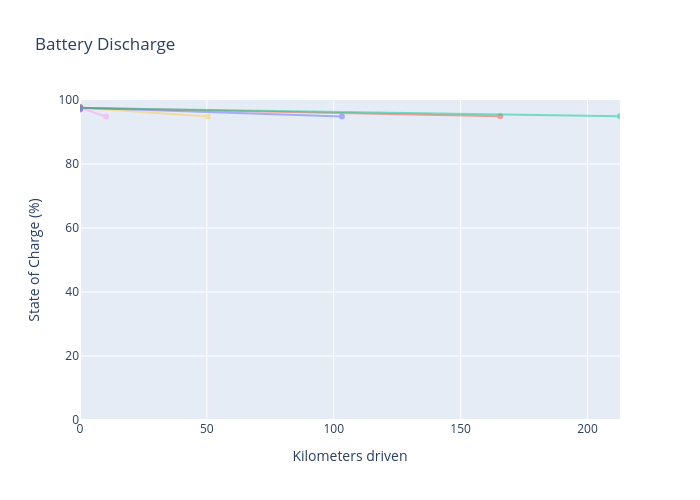

The cell this chart's notebook holds for it:
### Code cell
# Max km for x-axis scaling
max_km_driven = trip_data['km_driven'].max()

# --- Matplotlib version ---
fig, ax = plt.subplots(figsize=(7, 6))

for _, row in trip_data.iterrows():
    x_vals = [0, row['km_driven']]
    y_vals = [row['soc'], row['end_soc']]
    ax.plot(x_vals, y_vals, marker='o', alpha=0.6)

ax.set_title('Battery Discharge')
ax.set_xlabel('Kilometers driven')
ax.set_ylabel('State of Charge (%)')
ax.set_xlim(0, max_km_driven)
ax.set_ylim(0, 100)
ax.grid(True)

plt.tight_layout()
plt.show()


# --- Plotly version ---
colors = px.colors.qualitative.Plotly
fig = go.Figure()

for color_idx, (_, row) in enumerate(trip_data.reset_index().iterrows()):
    fig.add_trace(
        go.Scatter(
            x=[0, row['km_driven']],
            y=[row['soc'], row['end_soc']],
            mode='lines+markers',
            opacity=0.5,
            line=dict(color=colors[color_idx % len(colors)], width=2),
            marker=dict(size=6),
            name=f"Trip {row['index']}",
            hovertemplate=(
                f"Trip index: {row['index']}<br>"
                f"SOC start: {row['soc']}%<br>"
                f"SOC end: {row['end_soc']}%<br>"
                f"Km driven: {row['km_driven']} km<br>"
            )
        )
    )

fig.update_xaxes(title_text='Kilometers driven', range=[0, max_km_driven])
fig.update_yaxes(title_text='State of Charge (%)', range=[0, 100])

fig.update_layout(
    title="Battery Discharge",
    height=500,
    width=700,
    showlegend=False,
    hovermode='closest'
)

fig.show()

### Figure 1 — Plotly figure (JSON) as saved in the notebook; plotly's stock layout.template omitted (floating-point values rounded to 4 significant figures)
{"data": [{"hovertemplate": "Trip index: 0.0<br>SOC start: 97.0387915386776%<br>SOC end: 93.50287718531467%<br>Km driven: -254.84437236330814 km<br>", "line": {"color": "#636EFA", "width": 2}, "marker": {"size": 6}, "mode": "lines+markers", "name": "Trip 0.0", "opacity": 0.5, "type": "scatter", "x": [0, -254.8], "y": [97.04, 93.5]}, {"hovertemplate": "Trip index: 1.0<br>SOC start: 97.472201849897%<br>SOC end: 94.01364992670958%<br>Km driven: -292.2450166035087 km<br>", "line": {"color": "#EF553B", "width": 2}, "marker": {"size": 6}, "mode": "lines+markers", "name": "Trip 1.0", "opacity": 0.5, "type": "scatter", "x": [0, -292.2], "y": [97.47, 94.01]}, {"hovertemplate": "Trip index: 2.0<br>SOC start: 97.42665770235573%<br>SOC end: 93.93969083830385%<br>Km driven: -286.3051903146679 km<br>", "line": {"color": "#00CC96", "width": 2}, "marker": {"size": 6}, "mode": "lines+markers", "name": "Trip 2.0", "opacity": 0.5, "type": "scatter", "x": [0, -286.3], "y": [97.43, 93.94]}, {"hovertemplate": "Trip index: 3.0<br>SOC start: 97.4880333442457%<br>SOC end: 94.1349971277117%<br>Km driven: -242.37432775637717 km<br>", "line": {"color": "#AB63FA", "width": 2}, "marker": {"size": 6}, "mode": "lines+markers", "name": "Trip 3.0", "opacity": 0.5, "type": "scatter", "x": [0, -242.4], "y": [97.49, 94.13]}, {"hovertemplate": "Trip index: 4.0<br>SOC start: 97.5444405336766%<br>SOC end: 94.30502389515%<br>Km driven: -208.96908351002276 km<br>", "line": {"color": "#FFA15A", "width": 2}, "marker": {"size": 6}, "mode": "lines+markers", "name": "Trip 4.0", "opacity": 0.5, "type": "scatter", "x": [0, -209.0], "y": [97.54, 94.31]}, {"hovertemplate": "Trip index: 5.0<br>SOC start: 97.5915591140695%<br>SOC end: 94.43985717156804%<br>Km driven: -184.78594069852443 km<br>", "line": {"color": "#19D3F3", "width": 2}, "marker": {"size": 6}, "mode": "lines+markers", "name": "Trip 5.0", "opacity": 0.5, "type": "scatter", "x": [0, -184.8], "y": [97.59, 94.44]}, {"hovertemplate": "Trip index: 6.0<br>SOC start: 97.62971595729668%<br>SOC end: 94.5446352945836%<br>Km driven: -165.92487859763605 km<br>", "line": {"color": "#FF6692", "width": 2}, "marker": {"size": 6}, "mode": "lines+markers", "name": "Trip 6.0", "opacity": 0.5, "type": "scatter", "x": [0, -165.9], "y": [97.63, 94.54]}, {"hovertemplate": "Trip index: 7.0<br>SOC start: 97.65833358971705%<br>SOC end: 94.62330956339146%<br>Km driven: -149.2602491420821 km<br>", "line": {"color": "#B6E880", "width": 2}, "marker": {"size": 6}, "mode": "lines+markers", "name": "Trip 7.0", "opacity": 0.5, "type": "scatter", "x": [0, -149.3], "y": [97.66, 94.62]}, {"hovertemplate": "Trip index: 8.0<br>SOC start: 97.66421728341857%<br>SOC end: 94.6550408590115%<br>Km driven: -136.19304365304924 km<br>", "line": {"color": "#FF97FF", "width": 2}, "marker": {"size": 6}, "mode": "lines+markers", "name": "Trip 8.0", "opacity": 0.5, "type": "scatter", "x": [0, -136.2], "y": [97.66, 94.66]}, {"hovertemplate": "Trip index: 9.0<br>SOC start: 97.69215393277165%<br>SOC end: 94.7235373724525%<br>Km driven: -126.82354371723522 km<br>", "line": {"color": "#FECB52", "width": 2}, "marker": {"size": 6}, "mode": "lines+markers", "name": "Trip 9.0", "opacity": 0.5, "type": "scatter", "x": [0, -126.8], "y": [97.69, 94.72]}, {"hovertemplate": "Trip index: 10.0<br>SOC start: 97.710633089286%<br>SOC end: 94.77264559165248%<br>Km driven: -117.4341867712501 km<br>", "line": {"color": "#636EFA", "width": 2}, "marker": {"size": 6}, "mode": "lines+markers", "name": "Trip 10.0", "opacity": 0.5, "type": "scatter", "x": [0, -117.4], "y": [97.71, 94.77]}, {"hovertemplate": "Trip index: 11.0<br>SOC start: 97.71980184530416%<br>SOC end: 94.80481653113289%<br>Km driven: -107.78020684119292 km<br>", "line": {"color": "#EF553B", "width": 2}, "marker": {"size": 6}, "mode": "lines+markers", "name": "Trip 11.0", "opacity": 0.5, "type": "scatter", "x": [0, -107.8], "y": [97.72, 94.8]}, {"hovertemplate": "Trip index: 12.0<br>SOC start: 97.72159419273731%<br>SOC end: 94.82435320517676%<br>Km driven: -97.57860408361375 km<br>", "line": {"color": "#00CC96", "width": 2}, "marker": {"size": 6}, "mode": "lines+markers", "name": "Trip 12.0", "opacity": 0.5, "type": "scatter", "x": [0, -97.58], "y": [97.72, 94.82]}, {"hovertemplate": "Trip index: 13.0<br>SOC start: 97.71623894189604%<br>SOC end: 94.83241517446574%<br>Km driven: -86.53882208245886 km<br>", "line": {"color": "#AB63FA", "width": 2}, "marker": {"size": 6}, "mode": "lines+markers", "name": "Trip 13.0", "opacity": 0.5, "type": "scatter", "x": [0, -86.54], "y": [97.72, 94.83]}, {"hovertemplate": "Trip index: 14.0<br>SOC start: 97.70409020397533%<br>SOC end: 94.83052470586628%<br>Km driven: -74.19074772398017 km<br>", "line": {"color": "#FFA15A", "width": 2}, "marker": {"size": 6}, "mode": "lines+markers", "name": "Trip 14.0", "opacity": 0.5, "type": "scatter", "x": [0, -74.19], "y": [97.7, 94.83]}, {"hovertemplate": "Trip index: 15.0<br>SOC start: 97.68594881506236%<br>SOC end: 94.82130867144387%<br>Km driven: -59.78132318525422 km<br>", "line": {"color": "#19D3F3", "width": 2}, "marker": {"size": 6}, "mode": "lines+markers", "name": "Trip 15.0", "opacity": 0.5, "type": "scatter", "x": [0, -59.78], "y": [97.69, 94.82]}, {"hovertemplate": "Trip index: 16.0<br>SOC start: 97.6633292814988%<br>SOC end: 94.80926792521883%<br>Km driven: -42.15369192899743 km<br>", "line": {"color": "#FF6692", "width": 2}, "marker": {"size": 6}, "mode": "lines+markers", "name": "Trip 16.0", "opacity": 0.5, "type": "scatter", "x": [0, -42.15], "y": [97.66, 94.81]}, {"hovertemplate": "Trip index: 17.0<br>SOC start: 97.63855784144256%<br>SOC end: 94.80109604496477%<br>Km driven: -19.60278976972404 km<br>", "line": {"color": "#B6E880", "width": 2}, "marker": {"size": 6}, "mode": "lines+markers", "name": "Trip 17.0", "opacity": 0.5, "type": "scatter", "x": [0, -19.6], "y": [97.64, 94.8]}, {"hovertemplate": "Trip index: 18.0<br>SOC start: 97.61464716398336%<br>SOC end: 94.80536608595833%<br>Km driven: 10.262837744205171 km<br>", "line": {"color": "#FF97FF", "width": 2}, "marker": {"size": 6}, "mode": "lines+markers", "name": "Trip 18.0", "opacity": 0.5, "type": "scatter", "x": [0, 10.26], "y": [97.61, 94.81]}, {"hovertemplate": "Trip index: 19.0<br>SOC start: 97.59471887550178%<br>SOC end: 94.8304147949012%<br>Km driven: 50.400106030607276 km<br>", "line": {"color": "#FECB52", "width": 2}, "marker": {"size": 6}, "mode": "lines+markers", "name": "Trip 19.0", "opacity": 0.5, "type": "scatter", "x": [0, 50.4], "y": [97.59, 94.83]}, {"hovertemplate": "Trip index: 20.0<br>SOC start: 97.57980262239556%<br>SOC end: 94.87736875918552%<br>Km driven: 103.21802277163079 km<br>", "line": {"color": "#636EFA", "width": 2}, "marker": {"size": 6}, "mode": "lines+markers", "name": "Trip 20.0", "opacity": 0.5, "type": "scatter", "x": [0, 103.2], "y": [97.58, 94.88]}, {"hovertemplate": "Trip index: 21.0<br>SOC start: 97.5610946555706%<br>SOC end: 94.91869528205748%<br>Km driven: 165.61264408828538 km<br>", "line": {"color": "#EF553B", "width": 2}, "marker": {"size": 6}, "mode": "lines+markers", "name": "Trip 21.0", "opacity": 0.5, "type": "scatter", "x": [0, 165.6], "y": [97.56, 94.92]}, {"hovertemplate": "Trip index: 22.0<br>SOC start: 97.50996099901288%<br>SOC end: 94.88357872871282%<br>Km driven: 212.8161708523421 km<br>", "line": {"color": "#00CC96", "width": 2}, "marker": {"size": 6}, "mode": "lines+markers", "name": "Trip 22.0", "opacity": 0.5, "type": "scatter", "x": [0, 212.8], "y": [97.51, 94.88]}, {"hovertemplate": "Trip index: 23.0<br>SOC start: 97.103277911219%<br>SOC end: 93.22493433680764%<br>Km driven: -46.15128056823778 km<br>", "line": {"color": "#AB63FA", "width": 2}, "marker": {"size": 6}, "mode": "lines+markers", "name": "Trip 23.0", "opacity": 0.5, "type": "scatter", "x": [0, -46.15], "y": [97.1, 93.22]}], "layout": {"height": 500, "hovermode": "closest", "showlegend": false, "title": {"text": "Battery Discharge"}, "width": 700, "xaxis": {"range": [0, 212.8], "title": {"text": "Kilometers driven"}}, "yaxis": {"range": [0, 100], "title": {"text": "State of Charge (%)"}}}}
